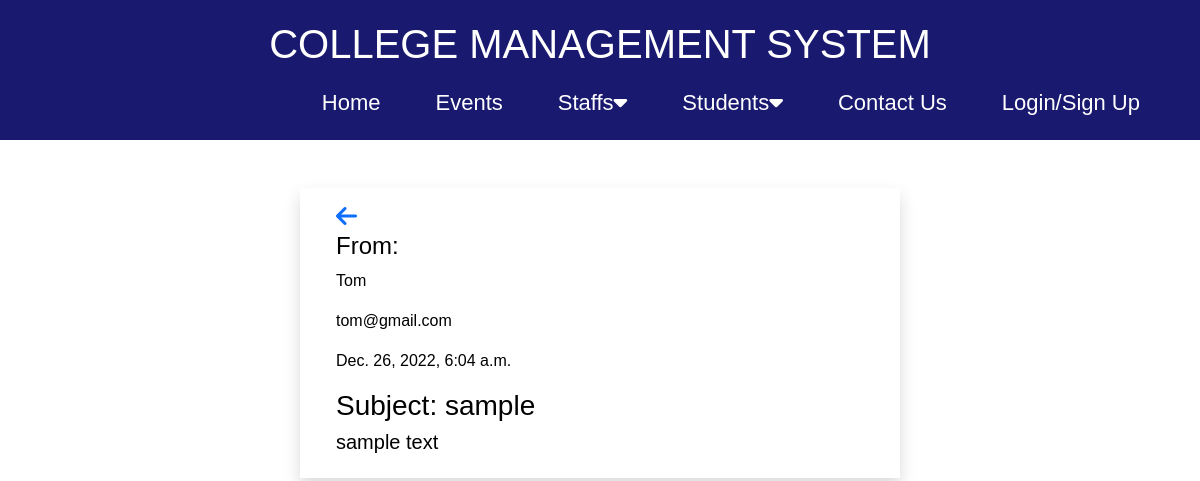
The page /student-viewmsg/e15971979737468b956469d56351693d/ on the database its author committed.
### college_management_app/models.py (models this page shows, shortened)
class MessageToStudent(models.Model):
    recipient = models.ForeignKey(Students, on_delete=models.CASCADE, null=True, blank=True)
    name = models.CharField(max_length=100, null=True, blank=True)
    email = models.EmailField(max_length=100, null=True, blank=True)
    subject = models.CharField(max_length=100, null=True, blank=True)
    body = models.TextField()
    is_read = models.BooleanField(default=False, null=True)
    created = models.DateTimeField(auto_now=True)
    id = models.UUIDField(default=uuid.uuid4, unique=True, primary_key=True, editable=False)
    class Meta:
        ordering = ['is_read', '-created']

### college_management_app/views.py (the view)
# urls.py: path('student-viewmsg/<str:pk>/', StudentViewMessage, name='student-viewmsg'),
def StudentViewMessage(request, pk):
    messageobj = MessageToStudent.objects.get(id=pk)
    if messageobj.is_read == False:
        messageobj.is_read = True
        messageobj.save()
    context = {'messageobj':messageobj}
    return render(request, 'message.html', context)

### templates/message.html
{% extends 'Base.html' %} {% block content %}
<div class="container mt-5 shadow" style="width: 50%">
  <div class="m-2 p-3">
    {% if request.user.is_authenticated %}
    <a href="{% url 'staff-inbox' %}"
      ><i
        class="fa fa-arrow-left"
        style="font-size: 24px"
        aria-hidden="true"
      ></i
    ></a>
    {% else %}
    <a href="{% url 'student-inbox' %}"
      ><i
        class="fa fa-arrow-left"
        style="font-size: 24px"
        aria-hidden="true"
      ></i
    ></a>
    {% endif %}
    <h4>From:</h4>
    <p>{{messageobj.name}}</p>
    <p>{{messageobj.email}}</p>
    <p>{{messageobj.created}}</p>
    <h3>Subject: {{messageobj.subject}}</h3>
    <h5>{{messageobj.body}}</h5>
  </div>
</div>
{% endblock %}

### static/styles/app.css (style rules this page uses)
* { margin: 0; padding: 0; box-sizing: border-box; }
body { font-family: sans-serif; color: black; }

### rows shown on the page
MessageToStudent: name "Tom", email "tom@gmail.com", created "Dec. 26, 2022, 6:04 a.m.", subject "sample", body "sample text"
